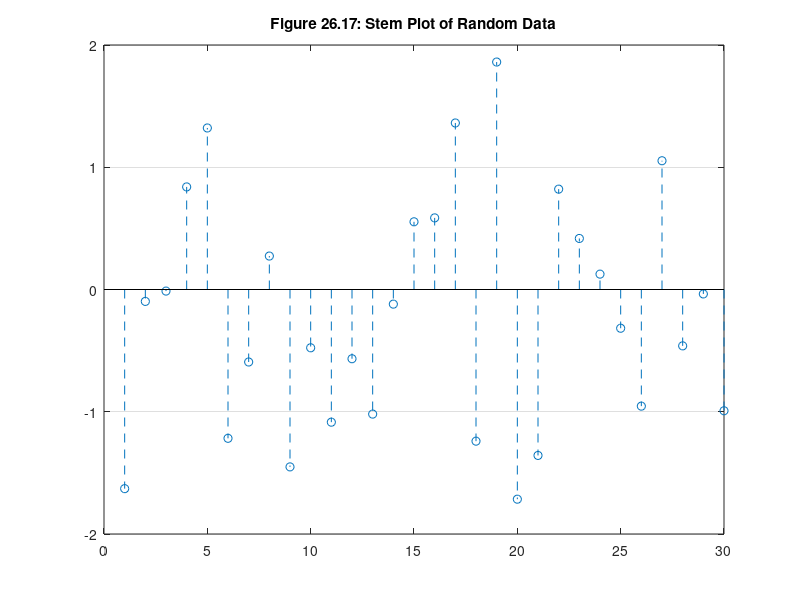

The MATLAB script that drew this image:
% mm2617.m
z = randn(30,1); % create some random data
stem(z,'--') % draw a stem plot using dashed linestyle
set(gca,'YGrid','on')
title('Figure 26.17: Stem Plot of Random Data')
